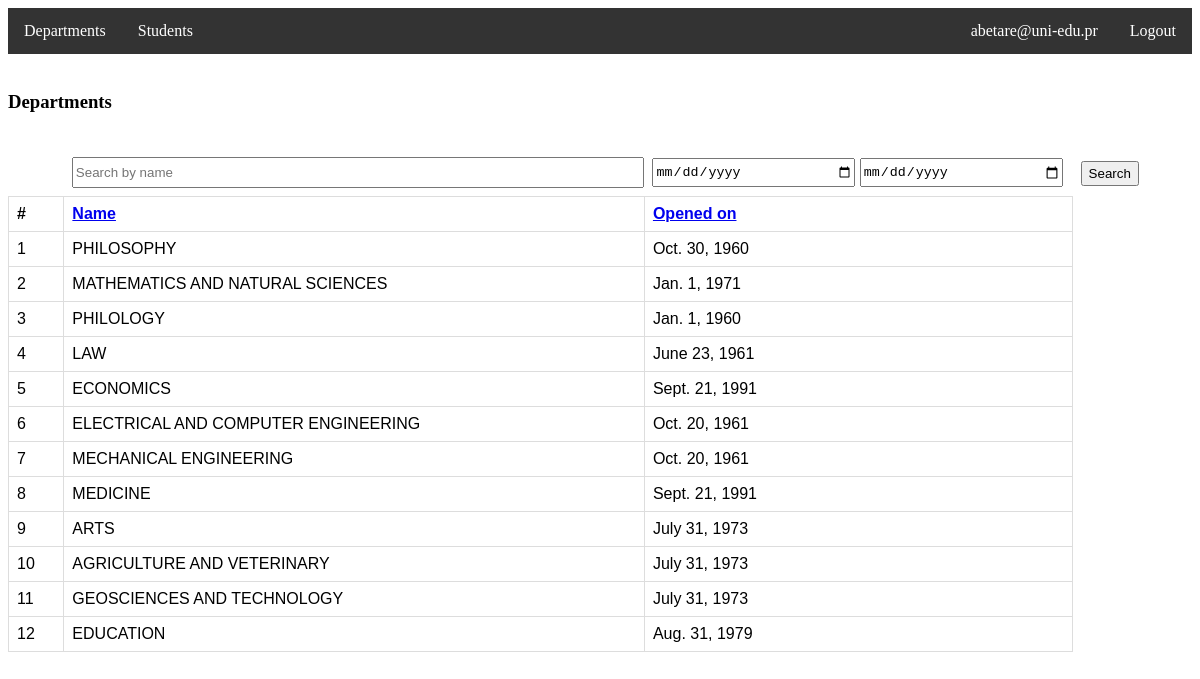
/ (signed in), run on the app's committed database.
### users/models.py (models this page shows, shortened)
class User(AbstractUser):
    username = None
    email = models.EmailField(unique=True)
    departments = models.ManyToManyField('departments.Department')
    USERNAME_FIELD = 'email'
    REQUIRED_FIELDS = []

### departments/models.py (models this page shows, shortened)
class Department(models.Model):
    name = models.CharField(max_length=250)
    opened_on = models.DateField()

### departments/views.py (the view)
# urls.py: path('', views.Home.as_view(), name='home'),
@method_decorator(login_required, name='dispatch')
@method_decorator(user_passes_test(email_check), name='dispatch')
class Home(generic.ListView):
    template_name = 'departments/home.html'
    model = Department
    context_object_name = 'departments'
    def get_queryset(self):
        fields = {'name': 'name__icontains', 'from': 'opened_on__gte', 'to': 'opened_on__lte'}
        kwargs = {fields[name]: value for name, value in self.request.GET.items() if name in fields and value}
        return self.model.objects.filter(**kwargs) if kwargs else self.model.objects.all()

### users/permissions.py (called while the page is built)
def email_check(user):
    return user.email.endswith('@uni-edu.pr')

### departments/templates/departments/home.html (shortened to what this page needs)
{% extends 'base.html' %}
{% block content %}
<br><h3>Departments</h3><br>
<table>
    <tr class="filter">
        <form action="{% url 'departments:home' %}">
            <th></th>
            <th><input type="text" name="name" placeholder="Search by name"></th>
            <th>
                <input type="date" name="from">
                <input type="date" name="to">
            </th>
            <th><button type="submit">Search</button></th>
        </form>
    </tr>
    <tr>
        <th>#</th>
        <th><a href="?order_by=name">Name</a></th>
        <th><a href="?order_by=opened_on">Opened on</a></th>
    </tr>
    {% for department in departments %}
    <tr onclick='window.location.href="{% url 'departments:detail' department.pk %}"'>
        <td>{{ forloop.counter }}</td>
        <td>{{ department.name }}</td>
        <td>{{ department.opened_on }}</td>
    </tr>
    {% endfor %}
</table>
{% endblock %}

### universitycbv/templates/base.html (shortened to what this page needs)
<!DOCTYPE html>
<html lang="en">
<head>
    {% load static %}
    {% block staticfiles %} <link rel="stylesheet" href="{% static 'css/style.css' %}"> {% endblock %}
</head>
<body>
<ul id='navbar'>
    <li><a href="{% url 'departments:home' %}">Departments</a></li>
    <li><a href="{% url 'students:home' %}">Students</a></li>
    {% if request.user.is_authenticated %}
        <li style="float: right"><a href="{% url 'users:logout' %}">Logout</a></li>
        <li style="float: right"><a href="">{{ request.user.email }}</a></li>
    {% else %}
        <li style="float: right"><a href="{% url 'users:login' %}">Login</a></li>
        <li style="float: right"><a href="{% url 'users:create' %}">Sign up</a></li>
    {% endif %}
</ul>
{% block content %} {% endblock %}
</body>
</html>

### universitycbv/static/css/style.css (style rules this page uses)
ul#navbar { list-style-type: none; margin: 0; padding: 0; overflow: hidden; background-color: #333; }
#navbar > li { float: left; }
#navbar li a { display: block; color: white; text-align: center; padding: 14px 16px; text-decoration: none; }
table { font-family: arial, sans-serif; border-collapse: collapse; width: 100%; }
th, td { border: 1px solid #dddddd; text-align: left; padding: 8px; }
tr { cursor: pointer; }
tr.filter > th { border-style: none }
input[type='text'] { width: 100%; height: 25px }
input[type='date'] { width: 48%; height: 25px }
button[type='submit'] { height: 25px; }

### data on the page
User: user.email "abetare@uni-edu.pr"
Department: name "PHILOSOPHY", opened_on "Oct. 30, 1960"
Department: name "MATHEMATICS AND NATURAL SCIENCES", opened_on "Jan. 1, 1971"
Department: name "PHILOLOGY", opened_on "Jan. 1, 1960"
Department: name "LAW", opened_on "June 23, 1961"
Department: name "ECONOMICS", opened_on "Sept. 21, 1991"
Department: name "ELECTRICAL AND COMPUTER ENGINEERING", opened_on "Oct. 20, 1961"
Department: name "MECHANICAL ENGINEERING", opened_on "Oct. 20, 1961"
Department: name "MEDICINE", opened_on "Sept. 21, 1991"
Department: name "ARTS", opened_on "July 31, 1973"
Department: name "AGRICULTURE AND VETERINARY", opened_on "July 31, 1973"
Department: name "GEOSCIENCES AND TECHNOLOGY", opened_on "July 31, 1973"
Department: name "EDUCATION", opened_on "Aug. 31, 1979"
